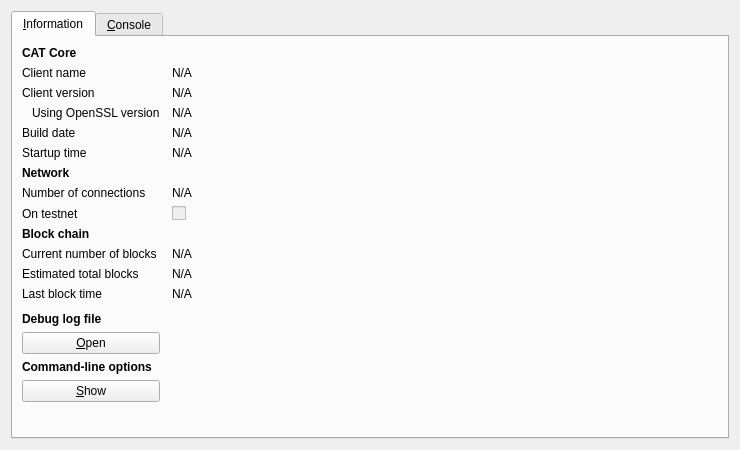
<?xml version="1.0" encoding="UTF-8"?>
<ui version="4.0">
 <class>RPCConsole</class>
 <widget class="QDialog" name="RPCConsole">
  <property name="geometry">
   <rect>
    <x>0</x>
    <y>0</y>
    <width>740</width>
    <height>450</height>
   </rect>
  </property>
  <property name="windowTitle">
   <string>CAT - Debug window</string>
  </property>
  <layout class="QVBoxLayout" name="verticalLayout_2">
   <item>
    <widget class="QTabWidget" name="tabWidget">
     <property name="currentIndex">
      <number>0</number>
     </property>
     <widget class="QWidget" name="tab_info">
      <attribute name="title">
       <string>&amp;Information</string>
      </attribute>
      <layout class="QGridLayout" name="gridLayout" columnstretch="0,1">
       <property name="horizontalSpacing">
        <number>12</number>
       </property>
       <item row="0" column="0">
        <widget class="QLabel" name="label_9">
         <property name="font">
          <font>
           <weight>75</weight>
           <bold>true</bold>
          </font>
         </property>
         <property name="text">
          <string>CAT Core</string>
         </property>
        </widget>
       </item>
       <item row="1" column="0">
        <widget class="QLabel" name="label_5">
         <property name="text">
          <string>Client name</string>
         </property>
        </widget>
       </item>
       <item row="1" column="1">
        <widget class="QLabel" name="clientName">
         <property name="cursor">
          <cursorShape>IBeamCursor</cursorShape>
         </property>
         <property name="text">
          <string>N/A</string>
         </property>
         <property name="textFormat">
          <enum>Qt::PlainText</enum>
         </property>
         <property name="textInteractionFlags">
          <set>Qt::LinksAccessibleByMouse|Qt::TextSelectableByKeyboard|Qt::TextSelectableByMouse</set>
         </property>
        </widget>
       </item>
       <item row="2" column="0">
        <widget class="QLabel" name="label_6">
         <property name="text">
          <string>Client version</string>
         </property>
        </widget>
       </item>
       <item row="2" column="1">
        <widget class="QLabel" name="clientVersion">
         <property name="cursor">
          <cursorShape>IBeamCursor</cursorShape>
         </property>
         <property name="text">
          <string>N/A</string>
         </property>
         <property name="textFormat">
          <enum>Qt::PlainText</enum>
         </property>
         <property name="textInteractionFlags">
          <set>Qt::LinksAccessibleByMouse|Qt::TextSelectableByKeyboard|Qt::TextSelectableByMouse</set>
         </property>
        </widget>
       </item>
       <item row="3" column="0">
        <widget class="QLabel" name="label_14">
         <property name="text">
          <string>Using OpenSSL version</string>
         </property>
         <property name="indent">
          <number>10</number>
         </property>
        </widget>
       </item>
       <item row="3" column="1">
        <widget class="QLabel" name="openSSLVersion">
         <property name="cursor">
          <cursorShape>IBeamCursor</cursorShape>
         </property>
         <property name="text">
          <string>N/A</string>
         </property>
         <property name="textFormat">
          <enum>Qt::PlainText</enum>
         </property>
         <property name="textInteractionFlags">
          <set>Qt::LinksAccessibleByMouse|Qt::TextSelectableByKeyboard|Qt::TextSelectableByMouse</set>
         </property>
        </widget>
       </item>
       <item row="4" column="0">
        <widget class="QLabel" name="label_12">
         <property name="text">
          <string>Build date</string>
         </property>
        </widget>
       </item>
       <item row="4" column="1">
        <widget class="QLabel" name="buildDate">
         <property name="cursor">
          <cursorShape>IBeamCursor</cursorShape>
         </property>
         <property name="text">
          <string>N/A</string>
         </property>
         <property name="textFormat">
          <enum>Qt::PlainText</enum>
         </property>
         <property name="textInteractionFlags">
          <set>Qt::LinksAccessibleByMouse|Qt::TextSelectableByKeyboard|Qt::TextSelectableByMouse</set>
         </property>
        </widget>
       </item>
       <item row="5" column="0">
        <widget class="QLabel" name="label_13">
         <property name="text">
          <string>Startup time</string>
         </property>
        </widget>
       </item>
       <item row="5" column="1">
        <widget class="QLabel" name="startupTime">
         <property name="cursor">
          <cursorShape>IBeamCursor</cursorShape>
         </property>
         <property name="text">
          <string>N/A</string>
         </property>
         <property name="textFormat">
          <enum>Qt::PlainText</enum>
         </property>
         <property name="textInteractionFlags">
          <set>Qt::LinksAccessibleByMouse|Qt::TextSelectableByKeyboard|Qt::TextSelectableByMouse</set>
         </property>
        </widget>
       </item>
       <item row="6" column="0">
        <widget class="QLabel" name="label_11">
         <property name="font">
          <font>
           <weight>75</weight>
           <bold>true</bold>
          </font>
         </property>
         <property name="text">
          <string>Network</string>
         </property>
        </widget>
       </item>
       <item row="7" column="0">
        <widget class="QLabel" name="label_7">
         <property name="text">
          <string>Number of connections</string>
         </property>
        </widget>
       </item>
       <item row="7" column="1">
        <widget class="QLabel" name="numberOfConnections">
         <property name="cursor">
          <cursorShape>IBeamCursor</cursorShape>
         </property>
         <property name="text">
          <string>N/A</string>
         </property>
         <property name="textFormat">
          <enum>Qt::PlainText</enum>
         </property>
         <property name="textInteractionFlags">
          <set>Qt::LinksAccessibleByMouse|Qt::TextSelectableByKeyboard|Qt::TextSelectableByMouse</set>
         </property>
        </widget>
       </item>
       <item row="8" column="0">
        <widget class="QLabel" name="label_8">
         <property name="text">
          <string>On testnet</string>
         </property>
        </widget>
       </item>
       <item row="8" column="1">
        <widget class="QCheckBox" name="isTestNet">
         <property name="enabled">
          <bool>false</bool>
         </property>
         <property name="text">
          <string/>
         </property>
        </widget>
       </item>
       <item row="9" column="0">
        <widget class="QLabel" name="label_10">
         <property name="font">
          <font>
           <weight>75</weight>
           <bold>true</bold>
          </font>
         </property>
         <property name="text">
          <string>Block chain</string>
         </property>
        </widget>
       </item>
       <item row="10" column="0">
        <widget class="QLabel" name="label_3">
         <property name="text">
          <string>Current number of blocks</string>
         </property>
        </widget>
       </item>
       <item row="10" column="1">
        <widget class="QLabel" name="numberOfBlocks">
         <property name="cursor">
          <cursorShape>IBeamCursor</cursorShape>
         </property>
         <property name="text">
          <string>N/A</string>
         </property>
         <property name="textFormat">
          <enum>Qt::PlainText</enum>
         </property>
         <property name="textInteractionFlags">
          <set>Qt::LinksAccessibleByMouse|Qt::TextSelectableByKeyboard|Qt::TextSelectableByMouse</set>
         </property>
        </widget>
       </item>
       <item row="11" column="0">
        <widget class="QLabel" name="label_4">
         <property name="text">
          <string>Estimated total blocks</string>
         </property>
        </widget>
       </item>
       <item row="11" column="1">
        <widget class="QLabel" name="totalBlocks">
         <property name="cursor">
          <cursorShape>IBeamCursor</cursorShape>
         </property>
         <property name="text">
          <string>N/A</string>
         </property>
         <property name="textFormat">
          <enum>Qt::PlainText</enum>
         </property>
         <property name="textInteractionFlags">
          <set>Qt::LinksAccessibleByMouse|Qt::TextSelectableByKeyboard|Qt::TextSelectableByMouse</set>
         </property>
        </widget>
       </item>
       <item row="12" column="0">
        <widget class="QLabel" name="label_2">
         <property name="text">
          <string>Last block time</string>
         </property>
        </widget>
       </item>
       <item row="12" column="1">
        <widget class="QLabel" name="lastBlockTime">
         <property name="cursor">
          <cursorShape>IBeamCursor</cursorShape>
         </property>
         <property name="text">
          <string>N/A</string>
         </property>
         <property name="textFormat">
          <enum>Qt::PlainText</enum>
         </property>
         <property name="textInteractionFlags">
          <set>Qt::LinksAccessibleByMouse|Qt::TextSelectableByKeyboard|Qt::TextSelectableByMouse</set>
         </property>
        </widget>
       </item>
       <item row="13" column="0">
        <spacer name="verticalSpacer_2">
         <property name="orientation">
          <enum>Qt::Vertical</enum>
         </property>
         <property name="sizeHint" stdset="0">
          <size>
           <width>20</width>
           <height>20</height>
          </size>
         </property>
        </spacer>
       </item>
       <item row="14" column="0">
        <widget class="QLabel" name="labelDebugLogfile">
         <property name="font">
          <font>
           <weight>75</weight>
           <bold>true</bold>
          </font>
         </property>
         <property name="text">
          <string>Debug log file</string>
         </property>
        </widget>
       </item>
       <item row="15" column="0">
        <widget class="QPushButton" name="openDebugLogfileButton">
         <property name="toolTip">
          <string>Open the CAT debug log file from the current data directory. This can take a few seconds for large log files.</string>
         </property>
         <property name="text">
          <string>&amp;Open</string>
         </property>
         <property name="autoDefault">
          <bool>false</bool>
         </property>
        </widget>
       </item>
       <item row="16" column="0">
        <widget class="QLabel" name="labelCLOptions">
         <property name="font">
          <font>
           <weight>75</weight>
           <bold>true</bold>
          </font>
         </property>
         <property name="text">
          <string>Command-line options</string>
         </property>
        </widget>
       </item>
       <item row="17" column="0">
        <widget class="QPushButton" name="showCLOptionsButton">
         <property name="toolTip">
          <string>Show the CAT-Qt help message to get a list with possible CAT command-line options.</string>
         </property>
         <property name="text">
          <string>&amp;Show</string>
         </property>
         <property name="autoDefault">
          <bool>false</bool>
         </property>
        </widget>
       </item>
       <item row="18" column="0">
        <spacer name="verticalSpacer">
         <property name="orientation">
          <enum>Qt::Vertical</enum>
         </property>
         <property name="sizeHint" stdset="0">
          <size>
           <width>20</width>
           <height>40</height>
          </size>
         </property>
        </spacer>
       </item>
      </layout>
     </widget>
     <widget class="QWidget" name="tab_console">
      <attribute name="title">
       <string>&amp;Console</string>
      </attribute>
      <layout class="QVBoxLayout" name="verticalLayout_3">
       <property name="spacing">
        <number>3</number>
       </property>
       <item>
        <widget class="QTextEdit" name="messagesWidget">
         <property name="minimumSize">
          <size>
           <width>0</width>
           <height>100</height>
          </size>
         </property>
         <property name="readOnly">
          <bool>true</bool>
         </property>
         <property name="tabKeyNavigation" stdset="0">
          <bool>false</bool>
         </property>
         <property name="columnCount" stdset="0">
          <number>2</number>
         </property>
        </widget>
       </item>
       <item>
        <layout class="QHBoxLayout" name="horizontalLayout">
         <property name="spacing">
          <number>3</number>
         </property>
         <item>
          <widget class="QLabel" name="label">
           <property name="text">
            <string notr="true">&gt;</string>
           </property>
          </widget>
         </item>
         <item>
          <widget class="QLineEdit" name="lineEdit"/>
         </item>
         <item>
          <widget class="QPushButton" name="clearButton">
           <property name="maximumSize">
            <size>
             <width>24</width>
             <height>24</height>
            </size>
           </property>
           <property name="toolTip">
            <string>Clear console</string>
           </property>
           <property name="text">
            <string/>
           </property>
           <property name="icon">
            <iconset resource="../bitcoin.qrc">
             <normaloff>:/icons/remove</normaloff>:/icons/remove</iconset>
           </property>
           <property name="shortcut">
            <string notr="true">Ctrl+L</string>
           </property>
           <property name="autoDefault">
            <bool>false</bool>
           </property>
          </widget>
         </item>
        </layout>
       </item>
      </layout>
     </widget>
    </widget>
   </item>
  </layout>
 </widget>
 <resources>
  <include location="../bitcoin.qrc"/>
 </resources>
 <connections/>
</ui>
